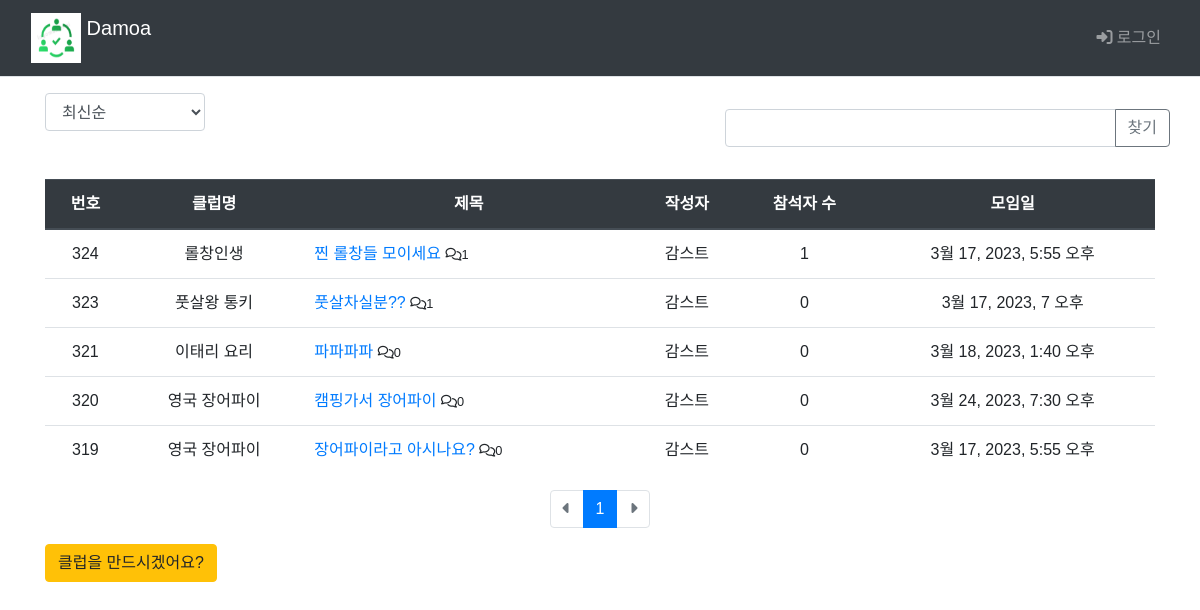
Page /main/board_list/ on the committed database.
### main/models.py (models this page shows, shortened)
class Board(models.Model):
    club = models.ForeignKey(Club, on_delete=models.CASCADE)
    author = models.ForeignKey(settings.AUTH_USER_MODEL, on_delete=models.CASCADE, default=1, null=True, related_name='author_board')
    subject = models.CharField('제목', max_length = 200,
                               help_text='게시글의 제목을 한 줄로 작성하세요.')
    content = models.TextField('내용', help_text='내용을 상세히 작성하세요.')
    create_date = models.DateTimeField('생성일')
    modify_date = models.DateTimeField(null=True, blank=True)
    voter=models.ManyToManyField(settings.AUTH_USER_MODEL, related_name='voter_board')
    event_date = models.DateTimeField('모임일',null=True, blank=True)

class Club(models.Model):
    class category(models.TextChoices):
        from django.utils.translation import gettext_lazy as _
        COOK = 'CK', _('Cook')
        CULTURE = 'CT', _('Culture')
        GAME = 'GA', _('Game')
        LANGUAGE = 'LA', _('Language')
        MUSIC = 'MU', _('Music')
        OUTDOOR = 'OD', _('Outdoor')
        SPORTS = 'SP', _('Sports')
    category = models.CharField(
        max_length=10,
        choices = category.choices,
        null=True
    )
    name=models.TextField('클럽이름')
    author = models.ForeignKey(settings.AUTH_USER_MODEL, on_delete=models.CASCADE, default=1, null=True, related_name='author_club')
    def __str__(self):
        return self.name

### common/models.py (models this page shows)
class CustomUser(AbstractBaseUser, PermissionsMixin) :
    username = models.CharField(max_length = 15, unique=True)
    email = models.EmailField(blank=True, unique=True, default='')
    name = models.CharField(max_length=15)
    age = models.IntegerField()
    ad = models.CharField(max_length=50)
    is_active = models.BooleanField(default=True)
    is_superuser = models.BooleanField(default=True)
    is_staff = models.BooleanField(default=True)
    date_joined = models.DateTimeField(default=timezone.now)
    last_login = models.DateTimeField(blank=True, null=True)
    objects = CustomUserManager()
    USERNAME_FIELD = 'username'
    REQUIRED_FIELDS = ['email', 'name', 'age', 'ad']
    class Meta :
        ordering = ['-date_joined']
        verbose_name = 'User'
        verbose_name_plural = 'User'

### main/views.py (the view, shortened to what this page needs)
# urls.py: path('main/board_list/', views.board_list, name='board_list'),
def board_list(request):
    page = request.GET.get('page', '1')  # 페이지
    kw = request.GET.get('kw', '')  # 검색어
    so = request.GET.get('so', 'recent') # 정렬 기준 / default 최신순
    if so == 'recent':
        board_list = Board.objects.order_by('-create_date')
    elif so == 'late':
        board_list = Board.objects.order_by('create_date')
    elif so == 'recommend':
        board_list = Board.objects.annotate(
            num_voter = Count('voter')).order_by('-num_voter', '-create_date')
    elif so == 'popular':
        board_list = Board.objects.annotate(
            num_reply = Count('reply')).order_by('-num_reply', '-create_date')
    else : # 위 경우 제외 board_id 역순정렬
        board_list = Board.objects.order_by('-id')
    paginator = Paginator(board_list, 10)  # 페이지당 10개
    page_obj = paginator.get_page(page)
    context = {'board_list':page_obj, 'page':page, 'kw':kw, 'so':so}
    return render(request, 'main/board_list.html', context)

### templates/main/board_list.html (shortened to what this page needs)
{% extends 'base.html' %}
{% load static %}
{% load main_filter %}
{% block content %}
  <div class="container my-3">
    <div class="row justify-content-between my-3">
      <div class="col-2">
        <select class="form-control so">
          <option value="recent" {% if so == 'recent' %} selected{% endif %}>
            최신순
          </option>
        </select>
      </div>
      <div class="row col-5 my-3">
          <div class="input-group">
            <input type="text" id="search_kw" class="form-control kw" value="{{ kw|default_if_none:'' }}">
            <div class="input-group-append">
              <button class="btn btn-outline-secondary" type="button" id="btn_search">찾기</button>
            </div>
          </div>
      </div>
  </div>
    <table class="table">
      <thead>
        <tr class="text-center thead-dark">
          <th>번호</th>
          <th>클럽명</th>
          <th style="width:30%">제목</th>
          <th>작성자</th>
          <th>참석자 수</th>
          <th>모임일</th>
        </tr>
      </thead>
      <tbody>
        {% if board_list %}
          {% for board in board_list %}
            <tr class="text-center">
              <td>{{board.id}}</td>
              <td>{{ board.club }}</td>
              <td class="text-left">
                <a href="{%url 'main:detail' board.id%}">{{board.subject}}</a>  <small><i class="fa-regular fa-comments"></i>{{board.reply_set.count}}</small>
              </td>
              <td>{{board.author.name}}</td>
              <td>{{board.voter.count}}</td>
              <td>{{board.event_date}}</td>
            </tr>
          {% endfor %}
        {% else %}
          게시글이 없습니다.
        {% endif %}
      </tbody>
    </table>
    <ul class="pagination justify-content-center">
      {% if board_list.has_previous %}
        <li class="page-item">
          <a class="page-link" href="#" data-page="1">
            <i class="fa-solid fa-backward-fast"></i>
          </a>
        </li>
        <li class="page-item">
          <a class="page-link" href="#" data-page="{{ board_list.previous_page_number }}">
            <i class="fa-solid fa-caret-left"></i>
          </a>
        </li>
      {% else %}
        <li class="page-item disabled">
          <a class="page-link" tabindex="-1" aria-disabled="true" href="#">
            <i class="fa-solid fa-caret-left"></i>
          </a>
        </li>
      {% endif %}
      {% for page_number in board_list.paginator.page_range %}
        {% if page_number >= board_list.number|add:-3 and page_number <= board_list.number|add:3 %}
          {% if page_number == board_list.number %}
            <li class="page-item active" aria-current="page">
              <a class="page-link" data-page="{{ page_number }}">
                {{ page_number }}
              </a>
            </li>
          {% else %}
            <li class="" page-item="page-item">
              <a class="page-link" data-page="{{ page_number }}">
                {{ page_number }}
              </a>
            </li>
          {% endif %}
        {% endif %}
      {% endfor %}
      {% if board_list.has_next %}
        <li class="page-item">
          <a class="page-link" href="#" data-page="{{ board_list.next_page_number }}">
            <i class="fa-solid fa-caret-right"></i>
          </a>
        </li>
        <li class="page-item">
          <a class="page-link" href="#" data-page="{{ board_list.paginator.num_pages }}">
            <i class="fa-solid fa-forward-fast"></i>
          </a>
        </li>
      {% else %}
        <li class="page-item disabled">
          <a class="page-link" tabindex="-1" aria-disabled="true" href="#">
            <i class="fa-solid fa-caret-right"></i>
          </a>
        </li>
      {% endif %}
    </ul>
    {% if user.author_club.all %}
    <a href="{%url 'main:board_create' %}" class="btn btn-warning">
      <i class="fa-solid fa-pen"></i>
      게시글 등록
    </a>
    {% else %}
      <a href="{%url 'main:club_create' %}" class="btn btn-warning">클럽을 만드시겠어요?</a>
    {% endif %}
  </div>
{% endblock %}

### static/style.css (style rules this page uses)
* { font-family: 'Noto Sans KR', sans-serif; }
.page-link { border: 0px; }

### rows in the picture
Board: id "324", club "롤창인생", subject "찐 롤창들 모이세요", reply_set.count "1", author.name "감스트", voter.count "1", event_date "3월 17, 2023, 5:55 오후"
Board: id "323", club "풋살왕 통키", subject "풋살차실분??", reply_set.count "1", author.name "감스트", voter.count "0", event_date "3월 17, 2023, 7 오후"
Board: id "321", club "이태리 요리", subject "파파파파", reply_set.count "0", author.name "감스트", voter.count "0", event_date "3월 18, 2023, 1:40 오후"
Board: id "320", club "영국 장어파이", subject "캠핑가서 장어파이", reply_set.count "0", author.name "감스트", voter.count "0", event_date "3월 24, 2023, 7:30 오후"
Board: id "319", club "영국 장어파이", subject "장어파이라고 아시나요?", reply_set.count "0", author.name "감스트", voter.count "0", event_date "3월 17, 2023, 5:55 오후"

### other values in the picture
{{ page_number }} "1"
